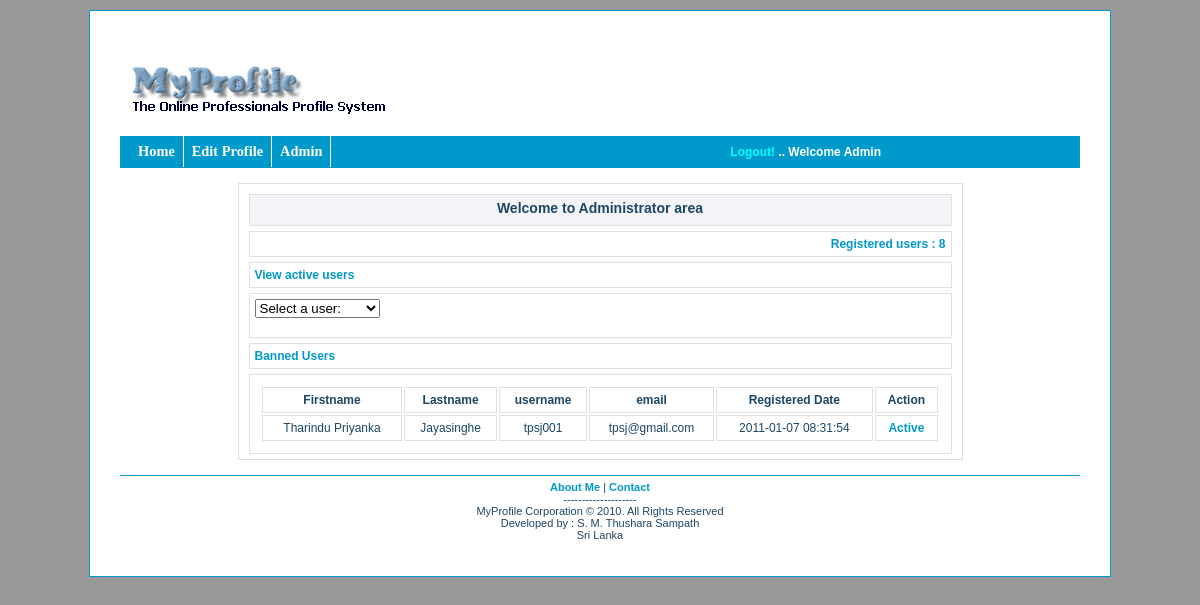
Page /admin.php?admin=1 (signed in) on the committed database.
### tables this page shows
CREATE TABLE IF NOT EXISTS `user_login` (
  `id` int(11) NOT NULL AUTO_INCREMENT,
  `firstname` varchar(50) NOT NULL,
  `lastname` varchar(50) NOT NULL,
  `username` varchar(25) NOT NULL,
  `hashed_password` varchar(40) NOT NULL,
  `email` varchar(50) NOT NULL,
  `reg_date` datetime NOT NULL,
  `s_question` varchar(5) NOT NULL,
  `s_answer` varchar(10) NOT NULL,
  `avatar_location` varchar(50) NOT NULL,
  `active` tinyint(1) NOT NULL DEFAULT '0',
  `admin` tinyint(1) NOT NULL DEFAULT '0',
  `keywords` varchar(120) NOT NULL,
  PRIMARY KEY (`id`)
);

### admin.php (the view, shortened to what this page needs)
<?php
	 $id = $_SESSION['admin'];
?>
<!DOCTYPE html PUBLIC "-//W3C//DTD XHTML 1.0 Transitional//EN" "http://www.w3.org/TR/xhtml1/DTD/xhtml1-transitional.dtd">
<html xmlns="http://www.w3.org/1999/xhtml">
    <head>
        <link href="stylesheets/form_style.css" type="text/css" rel="stylesheet">
        <link href="stylesheets/template.css" rel="stylesheet" type="text/css" />
    </head>
    <body>
    <div id="container">
        <div id="banner">
        <img src="images/site_logo.png" />
        </div>
        <div class="mattblacktabs">
          <ul>
                <li><a href="index.php" title="Home">Home</a></li>
                <li><a href="members.php?id=<?php echo $_SESSION['admin']; ?>" title="Edit Profile">Edit Profile</a></li>
                <li><a href="admin.php" title="Admin">Admin</a></li>
          </ul>
        </div>
    	<div id="ad_content">
		<div id="apDiv1" align="right">
            <?php
                if($id) {
                    echo "<a href=\"logout.php\">Logout! " . "</a>  .. Welcome Admin";
                }
            ?>
        </div>
        <div class="a_interface">
        <div class="a_head">Welcome to Administrator area</div>
        <div class="aview" >
        <div style="color:#09C; text-align:right">Registered users :
		  <?php
          $query = "SELECT id FROM
                    user_login";
          $result_set = mysql_query($query);
          $nums_row = mysql_num_rows($result_set);
          if($result_set) {
              echo " " . $nums_row;
          }
          ?>
          </div>
        </div>
        <div class="aview" ><span style="color:#09C">View active users</span></div>
          <div class="aview">
          <form name="users">
          <select name="username" onchange="showUser(this.value)">
            <option value="">Select a user:</option>
            </select>
          </form>
          <br />
          </div>
          <div class="aview" ><span style="color:#09C">Banned Users</span></div>
          <div class="aview">
          <table class="auser_table" align="center">
             <tr>
               <th class="mdata_table_th">Firstname</th>
               <th class="mdata_table_th">Lastname</th>
               <th class="mdata_table_th">username</th>
               <th class="mdata_table_th">email</th>
               <th class="mdata_table_th">Registered Date</th>
               <th class="mdata_table_th">Action</th>
            </tr>
            <tr>
            <?php
				  $query = "SELECT * FROM user_login
							WHERE active = 0
							ORDER BY reg_date ASC ";
				  $result_set = mysql_query($query);
				  for ($count = 0; $row = mysql_fetch_array($result_set); $count++) {
            ?>
              <td class="mdata_table_td"><?php echo $row[1] ?></td>
              <td class="mdata_table_td"><?php echo $row[2] ?></td>
              <td class="mdata_table_td"><?php echo $row[3] ?></td>
              <td class="mdata_table_td"><?php echo $row[5] ?></td>
              <td class="mdata_table_td"><?php echo $row[6] ?></td>
              <td class="mdata_table_td"><a href="unban_user.php?id=<?php echo $row['id']; ?>" onClick="return unban_confirm();">Active</a></td>
            </tr>
            <?php } ?>
         </table>
        </div>
        </div>
<?php require("includes/footer.php"); ?>

### stylesheets/form_style.css (style rules this page uses)
.a_interface { border: solid 1px #E0E0E0; background-color: #FFF; color: #1D4664; height:auto; width:auto; padding-left:10px; padding-right:10px; }
.a_head { margin-top: 10px; height: 20px; text-align:center; background-color: #F4F4F8; padding:5px; font-size:14px; color:#1D4664; font-weight:bold; border: solid 1px #E0E0E0; }
.aview { font-weight:bold; height:auto; text-align: left; border: solid 1px #E0E0E0; padding:5px; font-size:12px; color:#1D4664; margin-top:5px; margin-bottom:5px; }
.auser_table { font-size:12px; color:#1D4664; font-weight:bold; text-align: center; padding:5px; width:690px; }
.mdata_table_th { font-size:12px; color:#1D4664; font-weight:bold; text-align: center; padding:5px; border: solid 1px #E0E0E0; }
.mdata_table_td { font-size:12px; color:#1D4664; font-weight:normal; text-align: center; padding:5px; border: solid 1px #E0E0E0; }
#apDiv1 { position:absolute; width:301px; height:15px; z-index:1; left: 575px; top: 140px; padding:5px; font-size:12px; color:#FFF; font-weight:bold; }
#apDiv1 a { color:#0FF; font-weight:bold; }

### stylesheets/template.css (style rules this page uses)
body { font-family: Tahoma, Helvetica, Arial, sans-serif; margin: 0; padding: 0; background-color:#999; color: #000000; }
body img { border: 0px; text-decoration: none; }
#container { margin: 10px auto 10px auto; padding: 30px; background-color: #ffffff; width: 80%; max-width: 1300px; border: 1px solid #09C ; }
#banner { text-align:left; }
.mattblacktabs { width: 100%; overflow: hidden; border-bottom: 1px solid #09C; background-color:#09C; }
.mattblacktabs ul { margin: 0; padding: 0; padding-left: 10px; ; font: bold .9em Verdana; list-style-type: none; }
.mattblacktabs li { display: inline; margin: 0; }
.mattblacktabs li a { float: left; display: block; text-decoration: none; margin: 0; padding: 7px 8px; border-right: 1px solid white; color:#FFFFFF; background:#09C; }
#ad_content { background-color: #FFFFFF; margin-top:10px; margin-left: auto; margin-right: auto; width: 725px; height:auto; padding:5px; margin-bottom:10px; }
a:link { font-weight: bold; color:#09C; background: transparent; text-decoration:none; }

### rows in the picture
user_login: firstname "Tharindu Priyanka", lastname "Jayasinghe", username "tpsj001", email "tpsj@gmail.com", reg_date "2011-01-07 08:31:54"

### other values in the picture
$nums_row "8"
